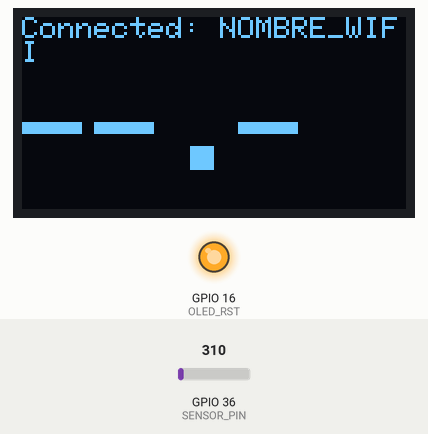
Recording of a program running on a simulated ESP32. Shown: 128×64 one-colour display, output pins drawn as LEDs (lit = HIGH). Inputs (shaded band) come from the test bench; at power-on: GPIO 36 (SENSOR_PIN) = 310 (analog values on the 0–4095 scale). WiFi joins after 1.5 s; servers stay silent unless stated; uploads are accepted with an empty reply; what the program prints to the serial monitor is not drawn.

Above: at 1.6 s.
At 9.4 s:
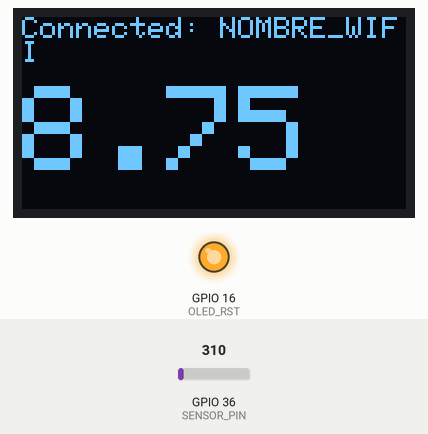

The program:

main.cpp
```cpp
#include <Arduino.h>
#include "Pantalla/pantalla.h"
#include "Request/request.h"

// Definicion de constantes
#define SENSOR_PIN A0                       // Patilla analogica donde esta conectado el sensor LM35
#define DELAY_READ 10000                    // Tiempo entre lecturas del sensor
#define NUM_READS 4                         // Numero de lecturas que se van a realizar para calcular la media
#define DELAY_LOOP (DELAY_READ / NUM_READS) // Tiempo de espera entre lecturas
#define MIN_TEMP 5                          // Temperatura minima que se considera valida
#define MAX_TEMP 45                         // Temperatura maxima que se considera valida

// Definicion de variables
float Tempsfinal[NUM_READS]; // Temperaturas despues de aplicar formulas en grados centigrados
int numLoop = 0;             // Numero de veces que se ha ejecutado el loop

void setup()
{
  memset(Tempsfinal, 0, sizeof(Tempsfinal));
  numLoop = 0;

  analogReadResolution(12);
  analogSetAttenuation(ADC_0db); // Rango de 0 a 1.1V
  Serial.begin(9600);

  connectToNetwork();
  if (isConnected())
    updateNetwork(WIFI_NAME);
  initDisplay();
}

void loop()
{
  float TempLM35 = analogRead(SENSOR_PIN); // Lectura del sensor LM35 en mV
  Tempsfinal[numLoop] = TempLM35 * 1.156 * 100 / 4096;
  if (Tempsfinal[numLoop] > MIN_TEMP && Tempsfinal[numLoop] < MAX_TEMP)
    numLoop++;

  if (numLoop == NUM_READS)
  {
    numLoop = 0;
    float Tempfinal = 0;
    for (int i = 0; i < NUM_READS; i++)
      Tempfinal += Tempsfinal[i];
    Tempfinal = Tempfinal / NUM_READS;
    Serial.print("Temperatura: ");
    Serial.print(Tempfinal);
    Serial.println(" °C");

    if (isConnected())
      updateNetwork(WIFI_NAME);
    sendTemp(Tempfinal);

    Serial.println("--------------------");
    displayTemp(Tempfinal);
  }
  delay(DELAY_LOOP);
}

// Temperatura falseada sin sensor para hacer pruebas en casa
// void loop()
// {
//   float Tempfinal = 0;
//   Tempfinal = random(MIN_TEMP, MAX_TEMP);
//   Serial.print("Temperatura: ");
//   Serial.print(Tempfinal);
//   Serial.println(" °C");

//   if (isConnected())
//     updateNetwork(WIFI_NAME);
//   else
//     updateNetwork("Disconnected");

//   sendTemp(Tempfinal);

//   Serial.println("--------------------");
//   displayTemp(Tempfinal);
//   delay(DELAY_READ);
// }
```

pantalla.cpp
```cpp
#include <string>
#include "pantalla.h"

// Libraries for OLED Display
#include <Wire.h>
#include <Adafruit_GFX.h>
#include <Adafruit_SSD1306.h>

Adafruit_SSD1306 display(SCREEN_WIDTH, SCREEN_HEIGHT, &Wire, OLED_RST);
std::string currentNetwork("Disconnected");

void initDisplay()
{
    // reset OLED display via software
    pinMode(OLED_RST, OUTPUT);
    digitalWrite(OLED_RST, LOW);
    delay(20);
    digitalWrite(OLED_RST, HIGH);

    // initialize OLED
    Wire.begin(OLED_SDA, OLED_SCL);
    if (!display.begin(SSD1306_SWITCHCAPVCC, 0x3c, false, false))
    { // Address 0x3C for 128x32
        Serial.println(F("SSD1306 allocation failed"));
        for (;;)
            ; // Don't proceed, loop forever
    }

    display.clearDisplay();
    display.setTextColor(WHITE);
    display.setTextSize(1);
    display.setCursor(0, 0);
    display.println(currentNetwork.c_str());
    display.setTextSize(4);
    display.setCursor(0, 23);
    display.println("--.-");
    display.display();
}

void displayTemp(float temp)
{
    display.clearDisplay();
    display.setTextSize(1);
    display.setCursor(0, 0);
    display.println(currentNetwork.c_str());
    display.setTextSize(4);
    display.setCursor(0, 23);
    display.println(String(temp));
    display.display();
}

void updateNetwork(std::string newNetwork)
{
    currentNetwork = "Connected: ";
    currentNetwork += newNetwork;
}
```

pantalla.h
```cpp
// OLED pins
#define OLED_SDA 4
#define OLED_SCL 15
#define OLED_RST 16
#define SCREEN_WIDTH 128 // OLED display width, in pixels
#define SCREEN_HEIGHT 64 // OLED display height, in pixels

void initDisplay();
void displayTemp(float temp);
void updateNetwork(std::string connected);
```

request.cpp
```cpp
#include <Wifi.h>
#include <HTTPClient.h>
#include <WiFiClientSecure.h>
#include "request.h"

void connectToNetwork()
{
    if (WiFi.status() != WL_CONNECTED)
    {
        int attempts = 0;
        WiFi.begin(WIFI_NAME, WIFI_PASS);

        while (WiFi.status() != WL_CONNECTED && attempts < 5)
        {
            delay(500);
            attempts++;
        }

        Serial.print("IP: ");
        Serial.println(WiFi.localIP());
        Serial.println("--------------------");
    }
}

bool isConnected()
{
    return WiFi.status() == WL_CONNECTED;
}

void sendTemp(float temp)
{
    if (WiFi.status() == WL_CONNECTED)
    {
        // FOR HTTPS
        WiFiClientSecure client;
        client.setInsecure();
        HTTPClient http;
        http.begin(client, URL);

        // FOR HTTP
        // WiFiClient client;
        // HTTPClient http;
        // http.begin(client, URL);

        // Specify content-type header
        http.addHeader("Authorization", "Bearer z69QAqx9JFpmTQx");
        http.addHeader("content-type", "application/json");

        // Data to send with HTTP POST
        String httpRequestData = "{ \"measure\": " + String(temp) + "}";

        // Send HTTP POST request
        int httpResponseCode = http.POST(httpRequestData);

        if (httpResponseCode > 0)
        {
            Serial.print("HTTP Response code: ");
            Serial.println(httpResponseCode);
        }
        // Free resources
        http.end();
    }
}
```

request.h
```cpp
#define WIFI_NAME "NOMBRE_WIFI"                                // 9T
#define WIFI_PASS "PASS_WIFI"                                  // nomelase
#define URL "https://uja-sensor-dev-zgkd.1.ie-1.fl0.io/sensor" // "http://192.168.1.132:8080/sensor" // "https://uja-sensor-dev-zgkd.1.ie-1.fl0.io/sensor"

void connectToNetwork();
bool isConnected();
void sendTemp(float temp);
```

Measured:
- what the display in image 0 shows lasts 7.7 s, from 1.6 s to 9.3 s
